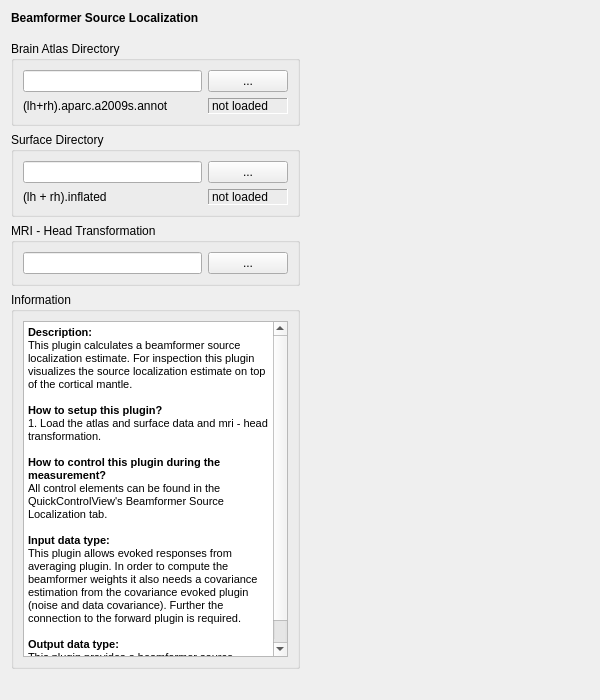
<?xml version="1.0" encoding="UTF-8"?>
<ui version="4.0">
 <class>RtBeamformerSetupWidgetClass</class>
 <widget class="QWidget" name="RtBeamformerSetupWidgetClass">
  <property name="geometry">
   <rect>
    <x>0</x>
    <y>0</y>
    <width>600</width>
    <height>700</height>
   </rect>
  </property>
  <property name="mouseTracking">
   <bool>false</bool>
  </property>
  <property name="windowTitle">
   <string>RtBeamformerSetupWidget</string>
  </property>
  <layout class="QVBoxLayout" name="verticalLayout">
   <item>
    <widget class="QLabel" name="label">
     <property name="font">
      <font>
       <bold>true</bold>
       <kerning>true</kerning>
      </font>
     </property>
     <property name="text">
      <string>Beamformer Source Localization</string>
     </property>
    </widget>
   </item>
   <item>
    <spacer name="verticalSpacer">
     <property name="orientation">
      <enum>Qt::Vertical</enum>
     </property>
     <property name="sizeType">
      <enum>QSizePolicy::Maximum</enum>
     </property>
     <property name="sizeHint" stdset="0">
      <size>
       <width>20</width>
       <height>10</height>
      </size>
     </property>
    </spacer>
   </item>
   <item>
    <layout class="QGridLayout" name="m_qGridLayout_main">
     <item row="3" column="0">
      <widget class="QGroupBox" name="m_qGroupBox_Information">
       <property name="title">
        <string>Information</string>
       </property>
       <layout class="QGridLayout" name="gridLayout_2">
        <item row="0" column="0">
         <widget class="QTextBrowser" name="m_qTextBrowser_Information">
          <property name="markdown">
           <string>**Description:**

This plugin calculates a beamformer source localization estimate. For
inspection this plugin visualizes the source localization estimate on top of
the cortical mantle.

**How to setup this plugin?**

1. Load the atlas and surface data and mri - head transformation.

**How to control this plugin during the measurement?**

All control elements can be found in the QuickControlView's Beamformer Source
Localization tab.

**Input data type:**

This plugin allows evoked responses from averaging plugin. In order to compute
the beamformer weights it also needs a covariance estimation from the
covariance evoked plugin (noise and data covariance). Further the connection to
the forward plugin is required.

**Output data type:**

This plugin provides a beamformer source localization estimation.

</string>
          </property>
          <property name="html">
           <string>&lt;!DOCTYPE HTML PUBLIC &quot;-//W3C//DTD HTML 4.0//EN&quot; &quot;http://www.w3.org/TR/REC-html40/strict.dtd&quot;&gt;
&lt;html&gt;&lt;head&gt;&lt;meta name=&quot;qrichtext&quot; content=&quot;1&quot; /&gt;&lt;meta charset=&quot;utf-8&quot; /&gt;&lt;style type=&quot;text/css&quot;&gt;
p, li { white-space: pre-wrap; }
hr { height: 1px; border-width: 0; }
li.unchecked::marker { content: &quot;\2610&quot;; }
li.checked::marker { content: &quot;\2612&quot;; }
&lt;/style&gt;&lt;/head&gt;&lt;body style=&quot; font-family:'Segoe UI'; font-size:9.75pt; font-weight:400; font-style:normal;&quot;&gt;
&lt;p style=&quot; margin-top:0px; margin-bottom:0px; margin-left:0px; margin-right:0px; -qt-block-indent:0; text-indent:0px;&quot;&gt;&lt;span style=&quot; font-family:'MS Shell Dlg 2'; font-size:8.25pt; font-weight:600;&quot;&gt;Description:&lt;/span&gt;&lt;/p&gt;
&lt;p style=&quot; margin-top:0px; margin-bottom:0px; margin-left:0px; margin-right:0px; -qt-block-indent:0; text-indent:0px;&quot;&gt;&lt;span style=&quot; font-family:'MS Shell Dlg 2'; font-size:8.25pt;&quot;&gt;This plugin calculates a beamformer source localization estimate. For inspection this plugin visualizes the source localization estimate on top of the cortical mantle.&lt;/span&gt;&lt;/p&gt;
&lt;p style=&quot;-qt-paragraph-type:empty; margin-top:0px; margin-bottom:0px; margin-left:0px; margin-right:0px; -qt-block-indent:0; text-indent:0px; font-family:'MS Shell Dlg 2'; font-size:8.25pt;&quot;&gt;&lt;br /&gt;&lt;/p&gt;
&lt;p style=&quot; margin-top:0px; margin-bottom:0px; margin-left:0px; margin-right:0px; -qt-block-indent:0; text-indent:0px;&quot;&gt;&lt;span style=&quot; font-family:'MS Shell Dlg 2'; font-size:8.25pt; font-weight:600;&quot;&gt;How to setup this plugin?&lt;/span&gt;&lt;/p&gt;
&lt;p style=&quot; margin-top:0px; margin-bottom:0px; margin-left:0px; margin-right:0px; -qt-block-indent:0; text-indent:0px;&quot;&gt;&lt;span style=&quot; font-family:'MS Shell Dlg 2'; font-size:8.25pt;&quot;&gt;1. Load the atlas and surface data and mri - head transformation.&lt;/span&gt;&lt;/p&gt;
&lt;p style=&quot;-qt-paragraph-type:empty; margin-top:0px; margin-bottom:0px; margin-left:0px; margin-right:0px; -qt-block-indent:0; text-indent:0px; font-family:'MS Shell Dlg 2'; font-size:7.875pt;&quot;&gt;&lt;br /&gt;&lt;/p&gt;
&lt;p style=&quot; margin-top:0px; margin-bottom:0px; margin-left:0px; margin-right:0px; -qt-block-indent:0; text-indent:0px;&quot;&gt;&lt;span style=&quot; font-family:'MS Shell Dlg 2'; font-size:8.25pt; font-weight:600;&quot;&gt;How to control this plugin during the measurement?&lt;/span&gt;&lt;/p&gt;
&lt;p style=&quot; margin-top:0px; margin-bottom:0px; margin-left:0px; margin-right:0px; -qt-block-indent:0; text-indent:0px;&quot;&gt;&lt;span style=&quot; font-family:'MS Shell Dlg 2'; font-size:8.25pt;&quot;&gt;All control elements can be found in the QuickControlView's Beamformer Source Localization tab.&lt;/span&gt;&lt;/p&gt;
&lt;p style=&quot;-qt-paragraph-type:empty; margin-top:0px; margin-bottom:0px; margin-left:0px; margin-right:0px; -qt-block-indent:0; text-indent:0px; font-family:'MS Shell Dlg 2'; font-size:8.25pt;&quot;&gt;&lt;br /&gt;&lt;/p&gt;
&lt;p style=&quot; margin-top:0px; margin-bottom:0px; margin-left:0px; margin-right:0px; -qt-block-indent:0; text-indent:0px;&quot;&gt;&lt;span style=&quot; font-family:'MS Shell Dlg 2'; font-size:8.25pt; font-weight:600;&quot;&gt;Input data type:&lt;/span&gt;&lt;/p&gt;
&lt;p style=&quot; margin-top:0px; margin-bottom:0px; margin-left:0px; margin-right:0px; -qt-block-indent:0; text-indent:0px;&quot;&gt;&lt;span style=&quot; font-family:'MS Shell Dlg 2'; font-size:8.25pt;&quot;&gt;This plugin allows evoked responses from averaging plugin. In order to compute the beamformer weights it also needs a covariance estimation from the covariance evoked plugin (noise and data covariance). Further the connection to the forward plugin is required.&lt;/span&gt;&lt;/p&gt;
&lt;p style=&quot;-qt-paragraph-type:empty; margin-top:0px; margin-bottom:0px; margin-left:0px; margin-right:0px; -qt-block-indent:0; text-indent:0px; font-family:'MS Shell Dlg 2'; font-size:8.25pt;&quot;&gt;&lt;br /&gt;&lt;/p&gt;
&lt;p style=&quot; margin-top:0px; margin-bottom:0px; margin-left:0px; margin-right:0px; -qt-block-indent:0; text-indent:0px;&quot;&gt;&lt;span style=&quot; font-family:'MS Shell Dlg 2'; font-size:8.25pt; font-weight:600;&quot;&gt;Output data type:&lt;/span&gt;&lt;/p&gt;
&lt;p style=&quot; margin-top:0px; margin-bottom:0px; margin-left:0px; margin-right:0px; -qt-block-indent:0; text-indent:0px;&quot;&gt;&lt;span style=&quot; font-family:'MS Shell Dlg 2'; font-size:8.25pt;&quot;&gt;This plugin provides a beamformer source localization estimation.&lt;/span&gt;&lt;/p&gt;&lt;/body&gt;&lt;/html&gt;</string>
          </property>
         </widget>
        </item>
       </layout>
      </widget>
     </item>
     <item row="0" column="1">
      <spacer name="horizontalSpacer">
       <property name="orientation">
        <enum>Qt::Horizontal</enum>
       </property>
       <property name="sizeHint" stdset="0">
        <size>
         <width>40</width>
         <height>20</height>
        </size>
       </property>
      </spacer>
     </item>
     <item row="2" column="0">
      <widget class="QGroupBox" name="m_qGroupBox_MriHeadTrans">
       <property name="title">
        <string>MRI - Head Transformation</string>
       </property>
       <layout class="QGridLayout" name="gridLayout_3">
        <item row="0" column="0">
         <widget class="QLineEdit" name="m_qLineEdit_MriHeadTrans">
          <property name="minimumSize">
           <size>
            <width>134</width>
            <height>0</height>
           </size>
          </property>
         </widget>
        </item>
        <item row="0" column="1">
         <widget class="QPushButton" name="m_qPushButton_MriHeadTrans">
          <property name="text">
           <string>...</string>
          </property>
         </widget>
        </item>
       </layout>
      </widget>
     </item>
     <item row="1" column="0">
      <widget class="QGroupBox" name="m_qGroupBox_SurfaceDir">
       <property name="title">
        <string>Surface Directory</string>
       </property>
       <layout class="QGridLayout" name="gridLayout_4">
        <item row="1" column="1">
         <widget class="QLabel" name="m_qLabel_surfaceStat">
          <property name="frameShape">
           <enum>QFrame::Panel</enum>
          </property>
          <property name="frameShadow">
           <enum>QFrame::Sunken</enum>
          </property>
          <property name="text">
           <string>not loaded</string>
          </property>
         </widget>
        </item>
        <item row="1" column="0">
         <widget class="QLabel" name="m_qLabel_surface">
          <property name="text">
           <string>(lh + rh).inflated</string>
          </property>
         </widget>
        </item>
        <item row="0" column="0">
         <widget class="QLineEdit" name="m_qLineEdit_SurfaceDirName">
          <property name="minimumSize">
           <size>
            <width>140</width>
            <height>0</height>
           </size>
          </property>
         </widget>
        </item>
        <item row="0" column="1">
         <widget class="QPushButton" name="m_qPushButton_SurfaceDirDialog">
          <property name="text">
           <string>...</string>
          </property>
         </widget>
        </item>
       </layout>
      </widget>
     </item>
     <item row="0" column="0">
      <widget class="QGroupBox" name="m_qGroupBox_AtlasDir">
       <property name="title">
        <string>Brain Atlas Directory</string>
       </property>
       <layout class="QGridLayout" name="gridLayout">
        <item row="0" column="0">
         <widget class="QLineEdit" name="m_qLineEdit_AtlasDirName">
          <property name="minimumSize">
           <size>
            <width>140</width>
            <height>0</height>
           </size>
          </property>
         </widget>
        </item>
        <item row="1" column="1">
         <widget class="QLabel" name="m_qLabel_atlasStat">
          <property name="frameShape">
           <enum>QFrame::Panel</enum>
          </property>
          <property name="frameShadow">
           <enum>QFrame::Sunken</enum>
          </property>
          <property name="text">
           <string>not loaded</string>
          </property>
         </widget>
        </item>
        <item row="1" column="0">
         <widget class="QLabel" name="m_qLabel_atlas">
          <property name="text">
           <string>(lh+rh).aparc.a2009s.annot</string>
          </property>
         </widget>
        </item>
        <item row="0" column="1">
         <widget class="QPushButton" name="m_qPushButton_AtlasDirDialog">
          <property name="text">
           <string>...</string>
          </property>
         </widget>
        </item>
       </layout>
      </widget>
     </item>
    </layout>
   </item>
   <item>
    <spacer name="m_qVerticalSpacer_Headline">
     <property name="orientation">
      <enum>Qt::Vertical</enum>
     </property>
     <property name="sizeType">
      <enum>QSizePolicy::Fixed</enum>
     </property>
     <property name="sizeHint" stdset="0">
      <size>
       <width>20</width>
       <height>20</height>
      </size>
     </property>
    </spacer>
   </item>
  </layout>
 </widget>
 <resources/>
 <connections/>
</ui>
